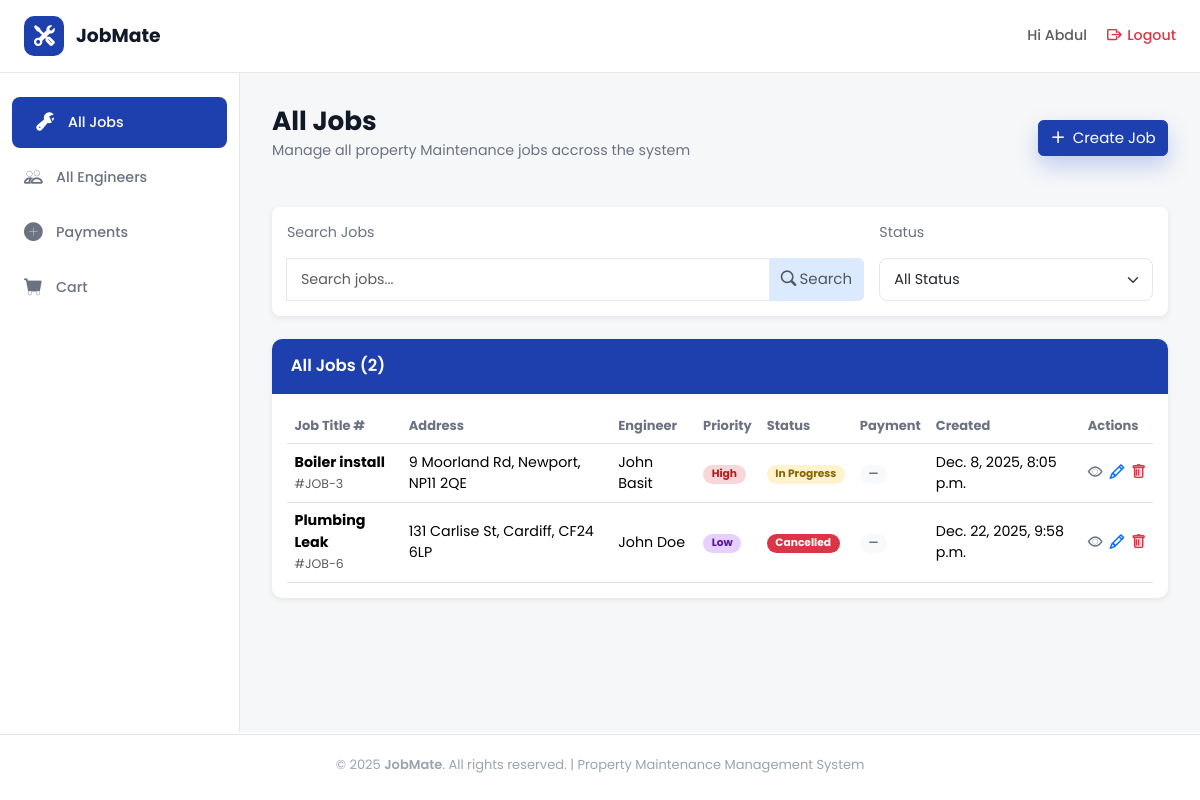
Page /jobs/all_jobs/ (signed in) on the committed database.
### jobs/models.py (models this page shows, shortened)
class Job(models.Model):
    PRIORITY_CHOICES = [
        ('high', 'High'),
        ('medium', 'Medium'),
        ('low', 'Low'),
    ]
    CATEGORY_CHOICES = [
        ('plumbing', 'Plumbing'),
        ('heating', 'Heating'),
        ('electrical', 'Electrical'),
    ]
    STATUS_CHOICES = [
        ("pending", "Pending"),
        ("in_progress", "In Progress"),
        ("completed", "Completed"),
        ("cancelled", "Cancelled"),
    ]
    job_title = models.CharField(max_length=100)
    property_owner = models.CharField(max_length=100)
    address = models.CharField(max_length=200)
    city = models.CharField(max_length=100)
    post_code = models.CharField(max_length=20)
    tenant_name = models.CharField(
        max_length=100,
        null=True,
        blank=True
    )
    tenant_phone = models.CharField(
        max_length=20,
        null=True,
        blank=True
    )
    tenant_email = models.EmailField(
        max_length=254,
        null=True,
        blank=True
    )
    priority = models.CharField(
        max_length=20,
        choices=PRIORITY_CHOICES,
        default='medium'
    )
    category = models.CharField(
        max_length=20,
        choices=CATEGORY_CHOICES
    )
    status = models.CharField(
        max_length=20,
        choices=STATUS_CHOICES,
        default="pending"
    )
    description = models.TextField()
    created_at = models.DateTimeField(auto_now_add=True)
    updated_at = models.DateTimeField(auto_now=True)
    due_date = models.DateField()
    estimated_hours = models.DecimalField(
        max_digits=4,
        decimal_places=1,
        null=True,
        blank=True
    )
    job_cost = models.DecimalField(
        max_digits=10,
        decimal_places=2,
        null=True,
        blank=True
    )
    assigned_engineer = models.ForeignKey(
        User,
        on_delete=models.SET_NULL,
        null=True,
        blank=True,
        related_name="assigned_jobs"
    )

### jobs/views.py (the view)
# urls.py: path('all_jobs/', views.all_jobs, name='all_jobs'),
@login_required
def all_jobs(request):
    user = request.user
    search_query = request.GET.get("search_term")
    status_filter = request.GET.get("status_filter")
    if user.profile.role != "Admin":
        job_list = Job.objects.filter(assigned_engineer=user)
    else:
        job_list = Job.objects.all()
    if search_query:
        job_list = job_list.filter(
            Q(job_title__icontains=search_query) |
            Q(address__icontains=search_query) |
            Q(city__icontains=search_query) |
            Q(post_code__icontains=search_query))
    if status_filter:
        job_list = job_list.filter(status=status_filter)
    return render(request, 'all_jobs.html', {"job_list": job_list})

### jobs/templates/all_jobs.html (shortened to what this page needs)
{% extends "dashboard_base.html" %}
{% load static %}
{% block content %}
<div class="heading-section d-flex flex-column justify-content-between flex-md-row">
  <div class="row">
    <h1 class="section-title">All Jobs</h1>
    <p class="section-subtitle">
      Manage all property Maintenance jobs accross the system
    </p>
  </div>
  {% if request.user.is_authenticated and request.user.profile.role == "Admin" %}
  <a href="{% url 'jobs:create_job' %}"
    class="btn btn-primary shadow-cta d-flex align-items-center justify-content-center h-50 mt-3">
    <i class="bi bi-plus-lg me-2"></i>Create Job
  </a>
  {% endif %}
</div>
<div class="filter-container d-flex flex-grow-1 flex-column justify-content-between flex-md-row gap-3 mb-4 ">
  <div class="search-col col-8">
    <p class="section-subtitle">Search Jobs</p>
    <form class="input-group" method="GET">
      <input type="text" name="search_term" class="form-control" placeholder="Search jobs..." />
      <button type="submit" class="btn btn-secondary text-muted">
        <i class="bi bi-search me-1"></i>Search
      </button>
    </form>
  </div>
<form class="col" method="GET">
    <p class="section-subtitle">Status</p>
    <select class="form-select" name="status_filter" onchange="this.form.submit()">
        <option value="">All Status</option>
    </select>
</form>
</div>
  <div>
    <div class="table-container">
      <div class="table-header">All Jobs ({{ job_list.count }})</div>
      <div class="table-responsive p-3">
        <table class="table align-middle mb-0">
          <thead class="table-head">
            <tr>
              <th>Job Title #</th>
              <th>Address</th>
              <th>Engineer</th>
              <th>Priority</th>
              <th>Status</th>
              <th>Payment</th>
              <th>Created</th>
              <th>Actions</th>
            </tr>
          </thead>
          <tbody>
            {% for job in job_list %}
            <tr class="test">
              <td data-label="Job Title">
                <strong>{{ job.job_title}}</strong><br /><small class="text-muted">#JOB-{{ job.id }}</small>
              </td>
              <td data-label="Address">{{ job.address }}, {{ job.city }}, {{ job.post_code }}</td>
              <td data-label="Engineer">{{ job.assigned_engineer.first_name }} {{ job.assigned_engineer.last_name }}
              </td>
              <td data-label="Priority">
                <span class="badge badge-rounded
                {% if job.priority == 'high' %} badge-high
                {% elif job.priority == 'medium' %}badge-medium
                {% elif job.priority == 'low' %}badge-low
                {% endif %}">
                  {{ job.get_priority_display }}
                </span>
              </td>
              <td data-label="Status">
                <span class="badge badge-rounded
                {% if job.status == 'pending' %}badge-pending
                {% elif job.status == 'in_progress' %}badge-progress
                {% elif job.status == 'completed' %}badge-completed
                {% elif job.status == 'cancelled' %}bg-danger
                {% endif %} ">
                  {{ job.get_status_display }}
                </span>
              </td>
              <td data-label="Payment">
                <span class="badge badge-rounded bg-light text-secondary">—</span>
              </td>
              <td data-label="Created">{{ job.created_at}}</td>
              <td data-label="Actions">
                <div class="d-flex flex-row justify-content-around">
                  <a href="{% url 'jobs:job_detail' job_id=job.id %}" class="text-secondary me-2"><i class="bi bi-eye"></i></a>
                  {% if request.user.is_authenticated and request.user.profile.role == "Admin" %}
                  <a href="{% url 'jobs:edit_job' job_id=job.id %}" class="text-primary me-2"><i class="bi bi-pencil"></i></a>
                  <a href="{% url 'jobs:delete_job' job_id=job.id %}" class="text-danger"><i class="bi bi-trash"></i></a>
                  {% endif %}
                </div>
              </td>
            </tr>
            {% empty %}
            <tr>
              <td colspan="8" class="text-danger">No jobs found!</td>
            </tr>
            {% endfor %}
          </tbody>
        </table>
      </div>
    </div>
  </div>
  {% endblock %}

### templates/dashboard_base.html (shortened to what this page needs)
{% extends "base.html" %}
{% load static %}
{% block body %}
<header class="top-header">
  <div class="logo-section">
    <a href="{% url 'home:home' %}">
      <div class="logo-icon">
        <i class="bi bi-tools"></i>
      </div>
      <span class="logo-text">JobMate</span>
    </a>
  </div>
  <div class="header-right">
    <div class="user-info">
      <a href="{% url 'users:profile_settings' %}" class="text-decoration-none text-muted"><span>Hi {% if request.user.is_authenticated and request.user.first_name == "" %}
        {{ request.user.username }}
        {% else %}
         {{request.user.first_name}}
          {% endif %} </span></a>
    </div>
    <a href="{% url 'account_logout' %}" class="logout-btn text-danger">
      <i class="bi bi-box-arrow-right"></i>
      <span>Logout</span>
    </a>
  </div>
</header>
<div class="dashboard-layout">
  <aside class="sidebar">
    <ul class="sidebar-nav">
      <li>
        <a href="{% url 'jobs:all_jobs' %}"
          class="{% if request.resolver_match.url_name == 'all_jobs' %}active{% endif %}">
          <i class="bi bi-wrench-adjustable"></i>
          <span>All Jobs</span>
        </a>
      </li>
      {% if request.user.is_authenticated and request.user.profile.role == "Admin" %}
      <li>
        <a href="{% url 'users:all_engineers' %}"
          class="{% if request.resolver_match.url_name == 'all_engineers' %}active{% endif %}">
          <i class="bi bi-people"></i>
          <span>All Engineers</span>
        </a>
      </li>
      {% endif %}
      <li>
        <a href="{% url 'cart:payments' %}"
          class="{% if request.resolver_match.url_name == 'payments' %}active nav-link disabled{% endif %}">
          <i class="bi bi-plus-circle-fill"></i>
          <span>Payments</span>
        </a>
      </li>
      <li>
        <a href="{% url 'cart:basket' %}"
          class="{% if request.resolver_match.url_name == 'basket' %}active nav-link disabled{% endif %}">
          <i class="bi bi-cart-fill"></i>
          <span>Cart</span>
        </a>
      </li>
    </ul>
  </aside>
  <main class="main-content">
    {% block content %} {% endblock %}
  </main>
</div>
{% endblock %}

### static/css/base.css (style rules this page uses)
html { font-size: 15px; }
:root { --jm-blue-600: #2563eb; --jm-blue-700: #1e40af; --jm-default: #ffffff; --jm-main: #e5e7eb; --jm-secondary: #1e40af; --jm-accent: #dbeafe; --jm-accent-light: #f6f7f8; --jm-links: #2563eb; --jm-other: #fecaca; --ink: #111827; --muted: #6b7280; --muted-2: #9aa3af; --footer-bg: #0f172a; --input: #f3f3f6; --card-radius: 14px; --tile-radius: 18px; --shadow-soft: 0 8px 16px rgba(15, 23, 42, 0.06); --shadow-tile: 0 14px 30px rgba(37, 99, 235, 0.25); --shadow-cta: 0 10px 22px rgba(29, 78, 216, 0.25); --purple: #7e22ce; --input-border: #D1D5DB; --topbar-h: 66px; --footer-h: 20px; --sidebar-width: 240px; }
* { box-sizing: border-box; }
body { font-family: "Poppins", system-ui, -apple-system, Segoe UI, Roboto, Helvetica, Arial, sans-serif; font-size: 0.95rem; color: var(--ink); background: var(--page-bg); margin: 0 auto; }
.btn-primary { background-color: var(--jm-blue-700) !important; border-color: var(--jm-blue-700) !important; font-size: 1rem; transition: all 0.25s ease; }
.btn-secondary { background-color: var(--jm-accent) !important; border-color: var(--jm-accent) !important; font-size: 1rem; transition: all 0.25s ease; color: var(--ink); }
.bi::before { font-weight: bold !important; }
.section-title { font-weight: 700; font-size: 1.75rem; color: var(--ink); margin-bottom: 0.25rem; }
.section-subtitle { color: var(--muted); }

### static/css/home.css (style rules this page uses)
.shadow-cta { box-shadow: var(--shadow-cta); }

### static/css/accounts.css (style rules this page uses)
.form-control, .form-select { border-radius: 8px; border: 1px solid #e5e7eb; padding: 10px 14px; font-size: 0.95rem; transition: border-color .2s, box-shadow .2s; }

### static/css/dashboard_base.css (style rules this page uses)
.dashboard-layout { display: flex; max-width: 1800px; margin: 0 auto; width: 100%; }
.main-content { flex: 1; padding: 32px; background-color: var(--jm-accent-light); overflow-y: auto; height: calc(100vh - 55px - var(--topbar-h) - var(--footer-h)); }
.top-header { background: var(--jm-default); border-bottom: 1px solid var(--jm-main); margin: 0 auto; padding: 16px 24px; display: flex; justify-content: space-between; align-items: center; position: sticky; max-width: 1800px; width: 100%; top: 0; z-index: 1000; }
.logo-section { display: flex; align-items: center; gap: 12px; }
.logo-section a { display: flex; align-items: center; gap: 12px; text-decoration: none; }
.logo-icon { width: 40px; height: 40px; background: var(--jm-blue-700); border-radius: 10px; display: flex; align-items: center; justify-content: center; color: var(--jm-default); font-size: 20px; }
.logo-text { font-size: 1.25rem; font-weight: 700; color: var(--ink); }
.header-right { display: flex; align-items: center; gap: 20px; }
.user-info { display: flex; align-items: center; gap: 8px; color: var(--muted); font-weight: 500; }
.logout-btn { color: var(--muted); text-decoration: none; display: flex; align-items: center; gap: 6px; font-weight: 500; transition: color 0.3s; }
.sidebar { width: var(--sidebar-width); background: var(--jm-default); border-right: 1px solid var(--jm-main); padding: 24px 0; position: sticky; top: 73px; overflow-y: auto; }
.sidebar-nav { list-style: none; padding: 0; margin: 0; }
.sidebar-nav li { margin-bottom: 4px; }
.sidebar-nav a { display: flex; align-items: center; gap: 12px; padding: 12px 24px; color: var(--muted); text-decoration: none; font-weight: 500; transition: all 0.3s; }
.sidebar-nav a.active { background: var(--jm-blue-700); color: white; border-radius: 8px; margin: 0 12px; }
.sidebar-nav a i { font-size: 18px; width: 20px; }

### static/css/tables.css (style rules this page uses)
.heading-section { margin-bottom: 1rem; }
.filter-container { background-color: var(--jm-default); margin-top: 2rem; padding: 1rem; border-radius: 8px; box-shadow:0 2px 6px rgba(0,0,0,0.08); }
.table-container { border-radius: 10px; overflow: hidden; box-shadow: 0 2px 6px rgba(0, 0, 0, 0.08); background: white; }
.table-header { background-color: var(--jm-blue-700); color: var(--jm-default); padding: 1rem 1.25rem; font-weight: 600; font-size: 1.1rem; width: 100%; }
.table-head th { color: var(--muted); font-size: small; }
.badge-rounded { border-radius: 1rem; padding: 0.4em 0.8em; }
.badge-high { background-color: #f8d7da; color: #b71c1c; }
.badge-low { background-color: #e5d0ff; color: #5a189a; }
.badge-progress { background-color: #fff3cd; color: #856404; }

### rows in the picture
Job: job_title "Boiler install", id "3", address "9 Moorland Rd", city "Newport", post_code "NP11 2QE", assigned_engineer.first_name "John", assigned_engineer.last_name "Basit", priority "High", status "In Progress", created_at "Dec. 8, 2025, 8:05 p.m."
Job: job_title "Plumbing Leak", id "6", address "131 Carlise St", city "Cardiff", post_code "CF24 6LP", assigned_engineer.first_name "John", assigned_engineer.last_name "Doe", priority "Low", status "Cancelled", created_at "Dec. 22, 2025, 9:58 p.m."

### other values in the picture
{{ request.user.first_name }} "Abdul"
{{ job_list.count }} "2"
